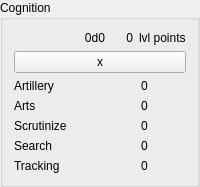
                   <widget class="QGroupBox" name="CognitionBox">
                    <property name="title">
                     <string>Cognition</string>
                    </property>
                    <layout class="QVBoxLayout" name="verticalLayout_4" stretch="0,0,14">
                     <item>
                      <layout class="QHBoxLayout" name="horizontalLayout_7">
                       <item>
                        <widget class="QLabel" name="label_77">
                         <property name="text">
                          <string/>
                         </property>
                        </widget>
                       </item>
                       <item>
                        <widget class="QLabel" name="label_76">
                         <property name="text">
                          <string>0d0</string>
                         </property>
                         <property name="alignment">
                          <set>Qt::AlignCenter</set>
                         </property>
                        </widget>
                       </item>
                       <item>
                        <layout class="QHBoxLayout" name="horizontalLayout_8">
                         <item>
                          <widget class="QLabel" name="label_18">
                           <property name="text">
                            <string>0</string>
                           </property>
                           <property name="alignment">
                            <set>Qt::AlignRight|Qt::AlignTrailing|Qt::AlignVCenter</set>
                           </property>
                          </widget>
                         </item>
                         <item>
                          <widget class="QLabel" name="label_75">
                           <property name="text">
                            <string>lvl points</string>
                           </property>
                          </widget>
                         </item>
                        </layout>
                       </item>
                      </layout>
                     </item>
                     <item>
                      <widget class="QPushButton" name="pushButton">
                       <property name="text">
                        <string>x</string>
                       </property>
                      </widget>
                     </item>
                     <item>
                      <layout class="QHBoxLayout" name="horizontalLayout_10">
                       <item>
                        <layout class="QVBoxLayout" name="CognitionNames">
                         <item>
                          <widget class="QLabel" name="label_33">
                           <property name="text">
                            <string>Artillery</string>
                           </property>
                          </widget>
                         </item>
                         <item>
                          <widget class="QLabel" name="label_34">
                           <property name="text">
                            <string>Arts</string>
                           </property>
                          </widget>
                         </item>
                         <item>
                          <widget class="QLabel" name="label_35">
                           <property name="text">
                            <string>Scrutinize</string>
                           </property>
                          </widget>
                         </item>
                         <item>
                          <widget class="QLabel" name="label_36">
                           <property name="text">
                            <string>Search</string>
                           </property>
                          </widget>
                         </item>
                         <item>
                          <widget class="QLabel" name="label_81">
                           <property name="text">
                            <string>Tracking</string>
                           </property>
                          </widget>
                         </item>
                        </layout>
                       </item>
                       <item>
                        <layout class="QVBoxLayout" name="CognitionLVL">
                         <item>
                          <widget class="QLabel" name="label_37">
                           <property name="text">
                            <string>0</string>
                           </property>
                           <property name="alignment">
                            <set>Qt::AlignCenter</set>
                           </property>
                          </widget>
                         </item>
                         <item>
                          <widget class="QLabel" name="label_38">
                           <property name="text">
                            <string>0</string>
                           </property>
                           <property name="alignment">
                            <set>Qt::AlignCenter</set>
                           </property>
                          </widget>
                         </item>
                         <item>
                          <widget class="QLabel" name="label_39">
                           <property name="text">
                            <string>0</string>
                           </property>
                           <property name="alignment">
                            <set>Qt::AlignCenter</set>
                           </property>
                          </widget>
                         </item>
                         <item>
                          <widget class="QLabel" name="label_82">
                           <property name="text">
                            <string>0</string>
                           </property>
                           <property name="alignment">
                            <set>Qt::AlignCenter</set>
                           </property>
                          </widget>
                         </item>
                         <item>
                          <widget class="QLabel" name="label_40">
                           <property name="text">
                            <string>0</string>
                           </property>
                           <property name="alignment">
                            <set>Qt::AlignCenter</set>
                           </property>
                          </widget>
                         </item>
                        </layout>
                       </item>
                      </layout>
                     </item>
                    </layout>
                   </widget>
